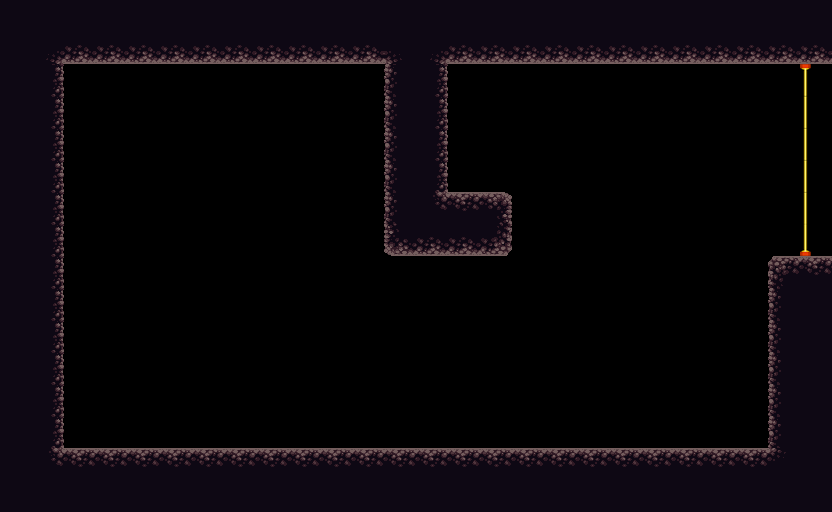

This is a level from a 2D game, rendered from its Tiled map with the project's own tilesets. A one-line summary and the map file follow, with tile-layer data summarised:
An orthogonal 26x16 tile map with 32x32 px tiles, 3 tile layers (red, green, blue), 2 tilesets and 2 objects.

<map version="1.0" orientation="orthogonal" renderorder="right-down" width="26" height="16" tilewidth="32" tileheight="32">
 <tileset firstgid="1" name="asd" tilewidth="32" tileheight="32">
  <image source="../blox.png" width="64" height="32" />
 </tileset>
 <tileset firstgid="3" name="platformertiles" tilewidth="32" tileheight="32">
  <image source="../platformertiles.png" width="256" height="96" />
 </tileset>
 <layer name="red" width="26" height="16">
  <data>[416 cells, 156 non-empty, 13 distinct tile ids]</data>
 </layer>
 <layer name="green" width="26" height="16">
  <data>[416 cells, 6 non-empty, 3 distinct tile ids]</data>
 </layer>
 <layer name="blue" width="26" height="16">
  <data>[416 cells, 0 non-empty, 0 distinct tile ids]</data>
 </layer>
 <objectgroup name="crystals">
  <object x="588" y="128">
   <ellipse />
  </object>
 </objectgroup>
 <objectgroup name="player">
  <object x="247" y="189">
   <ellipse />
  </object>
 </objectgroup>
</map>
